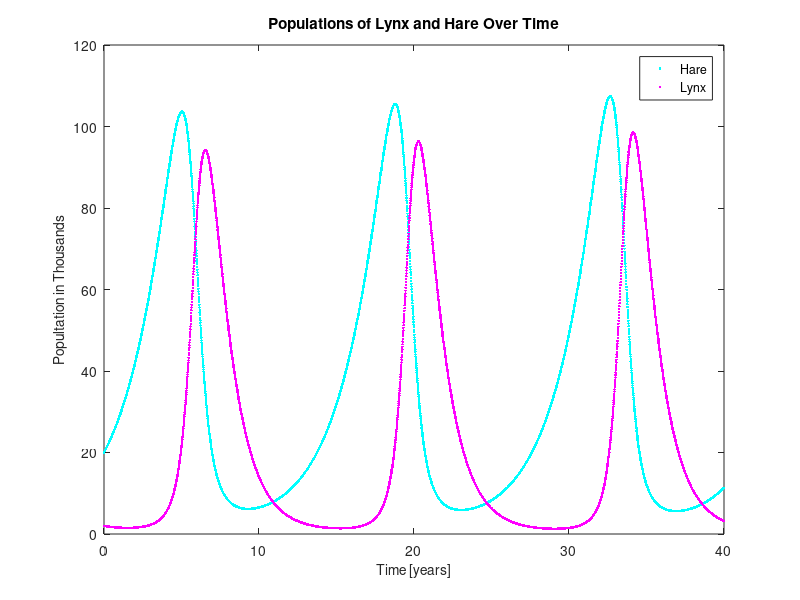

The MATLAB source for this figure:
% HW 4 Problem 1 of M20 in Fall 2019
% Correlation coefficient of populations of lynx and hare in one period

% Amy Yu 905138432
% 10/29/19

clc; clear all; close all;

%% Set coefficients as variables
a = 0.4;
b = -0.018;
c = -0.8;
d = 0.023;

%% Set times and number of steps
delta_t = 0.01;
ti = 0;
tf = 40;
Nsteps = ceil((tf-ti)/delta_t);

%% Create arrays of zeros of size Nsteps
x = zeros(Nsteps, 1);
y = zeros(Nsteps, 1);
t = zeros(Nsteps, 1);

%% Initial condition
x(1) = 20;
y(1) = 2;

%% Compute Lotka–Volterra equations
for k=1:Nsteps-1
    x(k+1) = x(k) + delta_t * ((a*x(k)) + (b*x(k)*y(k)));
    y(k+1) = y(k) + delta_t * ((c*y(k)) + (d*x(k)*y(k)));
    t(k+1) = k * delta_t;
    
% Compute period
    if (y(k+1) > y(k) && t(k+1) < 10)
        max = t(k+1);
    end
    
    if (y(k+1) > y(k) && t(k+1) < 25)
        max2 = t(k+1);
    end
end

period = max2-max;

%% Pearson's linear correlation coefficient
t1 = (5.2/0.01) + 1;
t2 = (period + 5.2)/0.01 + 1;
sumx = 0;
sumy = 0;
num = 0;
den1 = 0;
den2 = 0;

for i=t1:t2
    sumx = sumx + x(i);
    sumy = sumy + y(i);
    
end

avgx = sumx/(t2-t1+1);
avgy = sumy/(t2-t1+1);

for i=t1:t2
    num = num + ((x(i) - avgx)*(y(i) - avgy));
    den1 = den1 + ((x(i) - avgx)*(x(i) - avgx));
    den2 = den2 + ((y(i) - avgy)*(y(i) - avgy));
end

rxy = num/(sqrt(den1)*sqrt(den2));
fprintf('%s %f','Pearsons linear correlation coefficient is', rxy);

%% Plot
h1 = figure(1);
plot(t, x, 'c.', t, y, 'm.');
set(gca, 'FONTSIZE', 10);
xlabel('Time [years]', 'FONTSIZE', 10);
ylabel('Popultation in Thousands', 'FONTSIZE', 10);
box on
legend({'Hare','Lynx'},'Location','northeast')
title('Populations of Lynx and Hare Over Time')
saveas(h1, 'hw4_p1.png');


